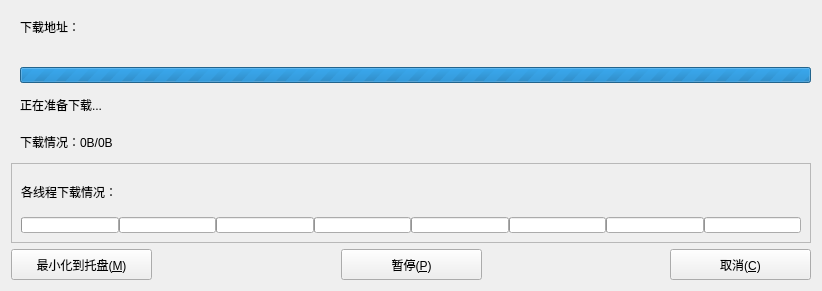
<?xml version="1.0" encoding="UTF-8"?>
<ui version="4.0">
 <class>DownloadWindow</class>
 <widget class="QWidget" name="DownloadWindow">
  <property name="geometry">
   <rect>
    <x>0</x>
    <y>0</y>
    <width>814</width>
    <height>287</height>
   </rect>
  </property>
  <property name="sizePolicy">
   <sizepolicy hsizetype="Maximum" vsizetype="Minimum">
    <horstretch>0</horstretch>
    <verstretch>0</verstretch>
   </sizepolicy>
  </property>
  <property name="minimumSize">
   <size>
    <width>0</width>
    <height>0</height>
   </size>
  </property>
  <property name="maximumSize">
   <size>
    <width>16777215</width>
    <height>16777215</height>
   </size>
  </property>
  <property name="windowTitle">
   <string>正在准备下载...</string>
  </property>
  <property name="styleSheet">
   <string notr="true"/>
  </property>
  <layout class="QVBoxLayout" name="verticalLayout_5">
   <item>
    <layout class="QVBoxLayout" name="verticalLayout_3">
     <item>
      <layout class="QVBoxLayout" name="verticalLayout">
       <property name="spacing">
        <number>25</number>
       </property>
       <property name="leftMargin">
        <number>9</number>
       </property>
       <item>
        <widget class="QLabel" name="laburl">
         <property name="minimumSize">
          <size>
           <width>675</width>
           <height>31</height>
          </size>
         </property>
         <property name="maximumSize">
          <size>
           <width>16777215</width>
           <height>31</height>
          </size>
         </property>
         <property name="text">
          <string>下载地址：</string>
         </property>
        </widget>
       </item>
       <item>
        <widget class="QProgressBar" name="mainProgress">
         <property name="minimumSize">
          <size>
           <width>750</width>
           <height>16</height>
          </size>
         </property>
         <property name="maximumSize">
          <size>
           <width>16777215</width>
           <height>16</height>
          </size>
         </property>
         <property name="maximum">
          <number>0</number>
         </property>
         <property name="value">
          <number>0</number>
         </property>
         <property name="textVisible">
          <bool>false</bool>
         </property>
         <property name="invertedAppearance">
          <bool>false</bool>
         </property>
        </widget>
       </item>
      </layout>
     </item>
     <item>
      <layout class="QVBoxLayout" name="verticalLayout_2">
       <property name="leftMargin">
        <number>9</number>
       </property>
       <property name="rightMargin">
        <number>10</number>
       </property>
       <item>
        <widget class="QLabel" name="labstate">
         <property name="minimumSize">
          <size>
           <width>675</width>
           <height>31</height>
          </size>
         </property>
         <property name="maximumSize">
          <size>
           <width>675</width>
           <height>31</height>
          </size>
         </property>
         <property name="text">
          <string>正在准备下载...</string>
         </property>
        </widget>
       </item>
       <item>
        <widget class="QLabel" name="labbytes">
         <property name="minimumSize">
          <size>
           <width>675</width>
           <height>31</height>
          </size>
         </property>
         <property name="maximumSize">
          <size>
           <width>675</width>
           <height>31</height>
          </size>
         </property>
         <property name="text">
          <string>下载情况：0B/0B</string>
         </property>
        </widget>
       </item>
      </layout>
     </item>
    </layout>
   </item>
   <item>
    <widget class="QFrame" name="frame">
     <property name="sizePolicy">
      <sizepolicy hsizetype="Minimum" vsizetype="Minimum">
       <horstretch>0</horstretch>
       <verstretch>0</verstretch>
      </sizepolicy>
     </property>
     <property name="minimumSize">
      <size>
       <width>800</width>
       <height>80</height>
      </size>
     </property>
     <property name="maximumSize">
      <size>
       <width>16777215</width>
       <height>80</height>
      </size>
     </property>
     <property name="frameShape">
      <enum>QFrame::StyledPanel</enum>
     </property>
     <property name="frameShadow">
      <enum>QFrame::Raised</enum>
     </property>
     <layout class="QVBoxLayout" name="verticalLayout_4">
      <item>
       <widget class="QLabel" name="label">
        <property name="text">
         <string>各线程下载情况：</string>
        </property>
       </widget>
      </item>
      <item>
       <layout class="QHBoxLayout" name="horizontalLayout_2">
        <property name="spacing">
         <number>0</number>
        </property>
        <item>
         <widget class="QProgressBar" name="mainProgress_9">
          <property name="minimumSize">
           <size>
            <width>80</width>
            <height>16</height>
           </size>
          </property>
          <property name="maximumSize">
           <size>
            <width>16777215</width>
            <height>16</height>
           </size>
          </property>
          <property name="maximum">
           <number>100</number>
          </property>
          <property name="value">
           <number>0</number>
          </property>
          <property name="textVisible">
           <bool>false</bool>
          </property>
          <property name="invertedAppearance">
           <bool>false</bool>
          </property>
         </widget>
        </item>
        <item>
         <widget class="QProgressBar" name="mainProgress_3">
          <property name="minimumSize">
           <size>
            <width>80</width>
            <height>16</height>
           </size>
          </property>
          <property name="maximumSize">
           <size>
            <width>16777215</width>
            <height>16</height>
           </size>
          </property>
          <property name="maximum">
           <number>100</number>
          </property>
          <property name="value">
           <number>0</number>
          </property>
          <property name="textVisible">
           <bool>false</bool>
          </property>
          <property name="invertedAppearance">
           <bool>false</bool>
          </property>
         </widget>
        </item>
        <item>
         <widget class="QProgressBar" name="mainProgress_5">
          <property name="minimumSize">
           <size>
            <width>80</width>
            <height>16</height>
           </size>
          </property>
          <property name="maximumSize">
           <size>
            <width>16777215</width>
            <height>16</height>
           </size>
          </property>
          <property name="maximum">
           <number>100</number>
          </property>
          <property name="value">
           <number>0</number>
          </property>
          <property name="textVisible">
           <bool>false</bool>
          </property>
          <property name="invertedAppearance">
           <bool>false</bool>
          </property>
         </widget>
        </item>
        <item>
         <widget class="QProgressBar" name="mainProgress_2">
          <property name="minimumSize">
           <size>
            <width>80</width>
            <height>16</height>
           </size>
          </property>
          <property name="maximumSize">
           <size>
            <width>16777215</width>
            <height>16</height>
           </size>
          </property>
          <property name="maximum">
           <number>100</number>
          </property>
          <property name="value">
           <number>0</number>
          </property>
          <property name="textVisible">
           <bool>false</bool>
          </property>
          <property name="invertedAppearance">
           <bool>false</bool>
          </property>
         </widget>
        </item>
        <item>
         <widget class="QProgressBar" name="mainProgress_6">
          <property name="minimumSize">
           <size>
            <width>80</width>
            <height>16</height>
           </size>
          </property>
          <property name="maximumSize">
           <size>
            <width>16777215</width>
            <height>16</height>
           </size>
          </property>
          <property name="maximum">
           <number>100</number>
          </property>
          <property name="value">
           <number>0</number>
          </property>
          <property name="textVisible">
           <bool>false</bool>
          </property>
          <property name="invertedAppearance">
           <bool>false</bool>
          </property>
         </widget>
        </item>
        <item>
         <widget class="QProgressBar" name="mainProgress_4">
          <property name="minimumSize">
           <size>
            <width>80</width>
            <height>16</height>
           </size>
          </property>
          <property name="maximumSize">
           <size>
            <width>16777215</width>
            <height>16</height>
           </size>
          </property>
          <property name="maximum">
           <number>100</number>
          </property>
          <property name="value">
           <number>0</number>
          </property>
          <property name="textVisible">
           <bool>false</bool>
          </property>
          <property name="invertedAppearance">
           <bool>false</bool>
          </property>
         </widget>
        </item>
        <item>
         <widget class="QProgressBar" name="mainProgress_7">
          <property name="minimumSize">
           <size>
            <width>80</width>
            <height>16</height>
           </size>
          </property>
          <property name="maximumSize">
           <size>
            <width>16777215</width>
            <height>16</height>
           </size>
          </property>
          <property name="maximum">
           <number>100</number>
          </property>
          <property name="value">
           <number>0</number>
          </property>
          <property name="textVisible">
           <bool>false</bool>
          </property>
          <property name="invertedAppearance">
           <bool>false</bool>
          </property>
         </widget>
        </item>
        <item>
         <widget class="QProgressBar" name="mainProgress_8">
          <property name="minimumSize">
           <size>
            <width>80</width>
            <height>16</height>
           </size>
          </property>
          <property name="maximumSize">
           <size>
            <width>16777215</width>
            <height>16</height>
           </size>
          </property>
          <property name="maximum">
           <number>100</number>
          </property>
          <property name="value">
           <number>0</number>
          </property>
          <property name="textVisible">
           <bool>false</bool>
          </property>
          <property name="invertedAppearance">
           <bool>false</bool>
          </property>
         </widget>
        </item>
       </layout>
      </item>
     </layout>
    </widget>
   </item>
   <item>
    <layout class="QHBoxLayout" name="horizontalLayout">
     <item>
      <widget class="QPushButton" name="btnmin">
       <property name="minimumSize">
        <size>
         <width>141</width>
         <height>31</height>
        </size>
       </property>
       <property name="maximumSize">
        <size>
         <width>141</width>
         <height>31</height>
        </size>
       </property>
       <property name="text">
        <string>最小化到托盘(&amp;M)</string>
       </property>
      </widget>
     </item>
     <item>
      <spacer name="horizontalSpacer_2">
       <property name="orientation">
        <enum>Qt::Horizontal</enum>
       </property>
       <property name="sizeHint" stdset="0">
        <size>
         <width>40</width>
         <height>20</height>
        </size>
       </property>
      </spacer>
     </item>
     <item>
      <widget class="QPushButton" name="btnsuspend">
       <property name="minimumSize">
        <size>
         <width>141</width>
         <height>31</height>
        </size>
       </property>
       <property name="maximumSize">
        <size>
         <width>141</width>
         <height>31</height>
        </size>
       </property>
       <property name="text">
        <string>暂停(&amp;P)</string>
       </property>
      </widget>
     </item>
     <item>
      <spacer name="horizontalSpacer_3">
       <property name="orientation">
        <enum>Qt::Horizontal</enum>
       </property>
       <property name="sizeHint" stdset="0">
        <size>
         <width>40</width>
         <height>20</height>
        </size>
       </property>
      </spacer>
     </item>
     <item>
      <widget class="QPushButton" name="btncancel">
       <property name="minimumSize">
        <size>
         <width>141</width>
         <height>31</height>
        </size>
       </property>
       <property name="maximumSize">
        <size>
         <width>31</width>
         <height>16777215</height>
        </size>
       </property>
       <property name="text">
        <string>取消(&amp;C)</string>
       </property>
      </widget>
     </item>
    </layout>
   </item>
  </layout>
 </widget>
 <resources/>
 <connections/>
</ui>
